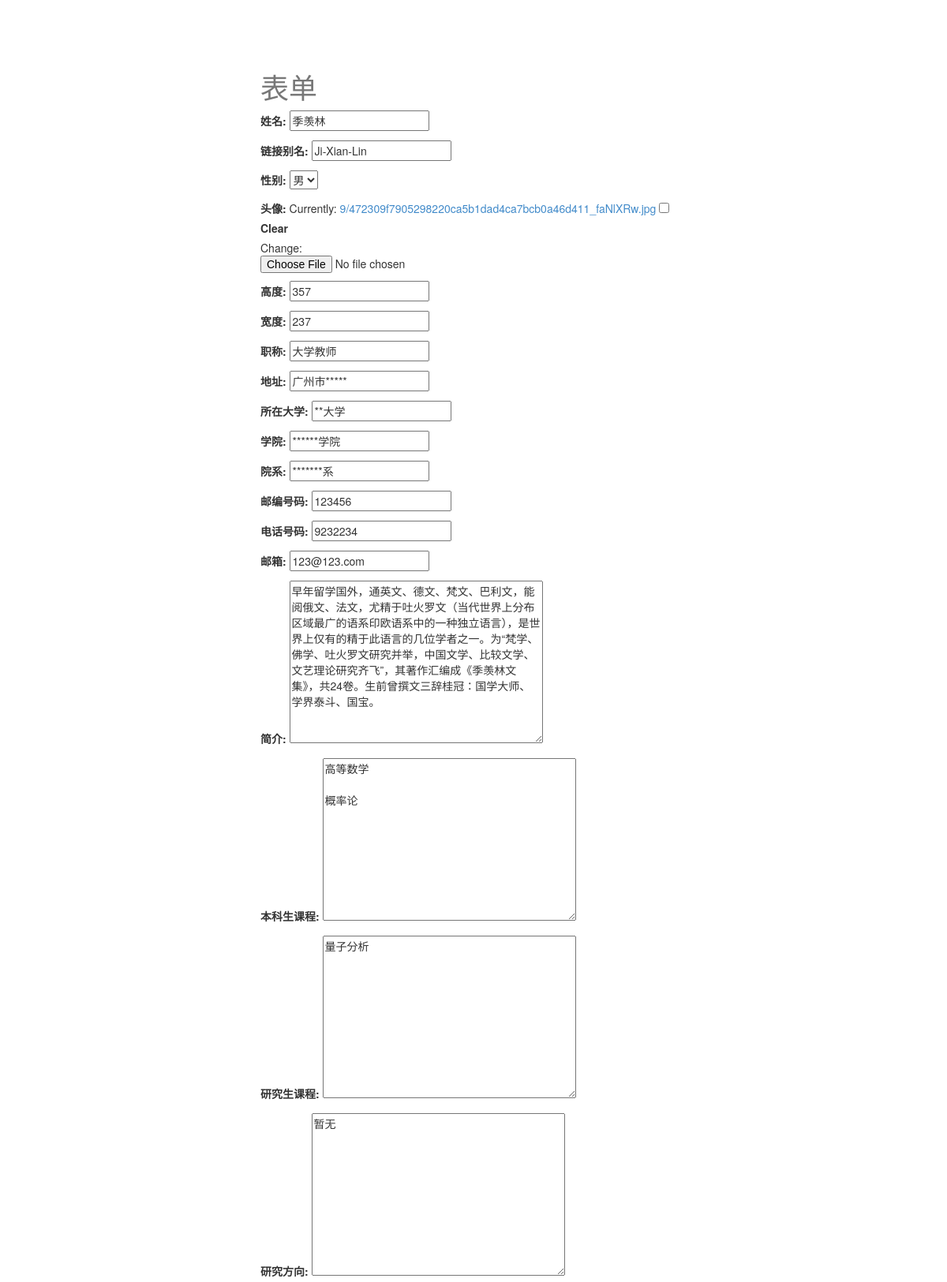
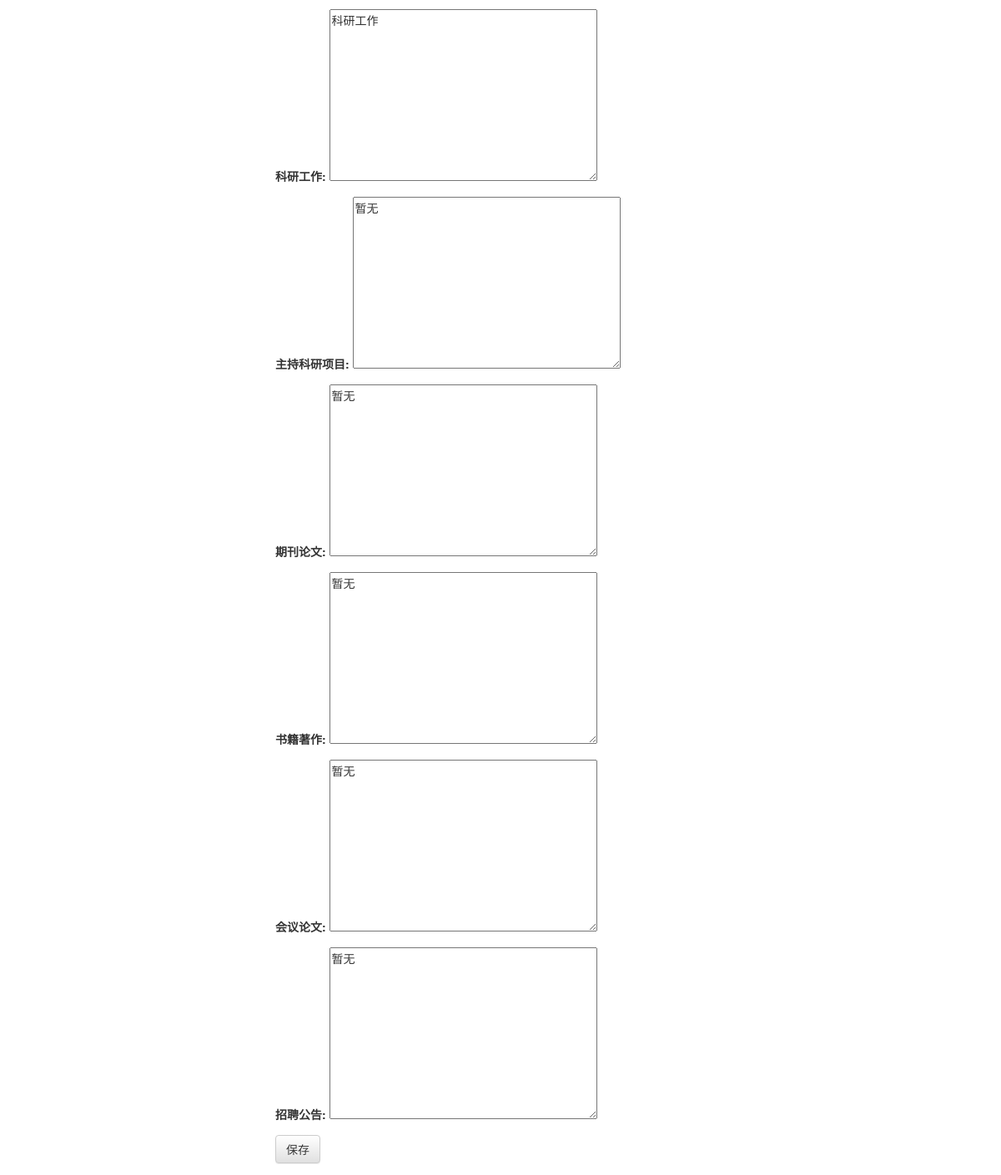
The app's page /Teachers/Ji-Xian-Lin/edit (signed in) with its own data (2 pictures, top to bottom).
### Teachers/models.py (models this page shows, shortened)
class Teacher(models.Model):
    name = models.CharField(verbose_name = '姓名' ,max_length=30,default='')
    slug = models.SlugField(verbose_name = "链接别名",unique=True)
    image = models.ImageField(verbose_name = "头像",upload_to=upload_location,
            null=True,
            blank=True,
            width_field="width_field",
            height_field="height_field")
    height_field = models.IntegerField(verbose_name = "高度",default=0)
    width_field = models.IntegerField(verbose_name = "宽度",default=0)
    sex_choice = (("Male","男"),("Female","女"))
    sex = models.CharField(verbose_name = "性别",max_length=10,choices=sex_choice,default='Male')
    professional_title = models.CharField(verbose_name = "职称",max_length=120,default = '大学教师')
    address = models.CharField(verbose_name = "地址",max_length=120,default = '')
    college = models.CharField(verbose_name = "所在大学",max_length=30,default = '')
    academy = models.CharField(verbose_name = "学院",max_length=30,default = '')
    institution = models.CharField(verbose_name = "院系",max_length=30,default = '')
    post_number = models.IntegerField(verbose_name = "邮编号码",default = 0)
    phone_number =  models.CharField(verbose_name = "电话号码",max_length=30,default = '')
    mail = models.EmailField(verbose_name = "邮箱",max_length = 254)
    content = models.TextField(verbose_name = "简介",default = u'请输入简介')
    UG_lesson = models.TextField(verbose_name = '本科生课程',default='')
    PG_lesson =  models.TextField(verbose_name = '研究生课程',default='')
    research_direction =  models.TextField(verbose_name = '研究方向',default='')
    research =  models.TextField(verbose_name = '科研工作',default='')
    hold_project =  models.TextField(verbose_name = '主持科研项目',default='')
    papers =  models.TextField(verbose_name = '期刊论文',default='')
    books =  models.TextField(verbose_name = '书籍著作',default='')
    conference_papers =  models.TextField(verbose_name = '会议论文',default='')
    recruitment =  models.TextField(verbose_name = '招聘公告',default='')
    updated = models.DateTimeField(auto_now=True, auto_now_add=False)
    timestamp = models.DateTimeField(auto_now=False, auto_now_add=True)
    class Meta:
        ordering = ["-timestamp", "-updated"]

### Teachers/views.py (the view)
# urls.py: url(r'^(?P<slug>[\w-]+)/edit$', Teacher_update),
def Teacher_update(request, slug=None):
	if not request.user.is_staff or not request.user.is_superuser:
		raise Http404
	instance = get_object_or_404(Teacher, slug=slug)
	form = PostForm(request.POST or None, request.FILES or None, instance=instance)
	if form.is_valid():
		instance = form.save(commit=False)
		instance.save()
		messages.success(request, "<a href='#'>教师更新成功</a> ", extra_tags='html_safe')
		return HttpResponseRedirect(instance.get_views_url())
	context = {
		"title": instance.name,
		"instance": instance,
		"form":form,
	}
	return render(request, "Teacher_form.html", context)

### Teachers/forms.py
class PostForm(forms.ModelForm):
    class Meta:
        model = Teacher
        fields = [
            "name",
            "slug",
            "sex",
            "image",
            "height_field",
            "width_field",
            "professional_title",
            "address",
            "college",
            "academy",
            "institution",
            "post_number",
            "phone_number",
            "mail",
            "content",
            "UG_lesson",
            "PG_lesson",
            "research_direction",
            "research",
            "hold_project",
            "papers",
	        "books",
            "conference_papers",
            "recruitment",
        ]

### templates/Teacher_form.html
{% extends "base.html" %}
{% block content %}
<div class='col-sm-6 col-sm-offset-3'>
<h1>表单</h1>
<form method='POST' action='' enctype='multipart/form-data'>{% csrf_token %}
{{ form.as_p }}
<input type='submit' class='btn btn-default' value='保存' />
</form>
</div>
{% endblock content %}

### static/css/base.css (style rules this page uses)
h1 { color: #777777; }
body { padding-top: 70px; }

### records on screen
Teacher: name "季羡林", slug "Ji-Xian-Lin", sex "男", height_field "357", width_field "237", professional_title "大学教师", address "广州市*****", college "**大学", academy "******学院", institution "*******系", post_number "123456", phone_number "9232234", mail "123@123.com", content "早年留学国外，通英文、德文、梵文、巴利文，能阅俄文、法文，尤精于吐火罗文（当代世界上分布区域最广的语系印欧语系中的一种独立语言），是世界上仅有的精于此语言的几位学者之一。为“梵学、佛学、吐火罗文研究并举，中国文学、比较文学、文艺理论研究齐飞”，其著作汇编成《季羡林文集》，共24卷。生前曾撰文三辞桂冠：国学大师、学界泰斗、国宝。", UG_lesson "高等数学 概率论", PG_lesson "量子分析", research_direction "暂无", research "科研工作", hold_project "暂无", papers "暂无", books "暂无", conference_papers "暂无", recruitment "暂无"
